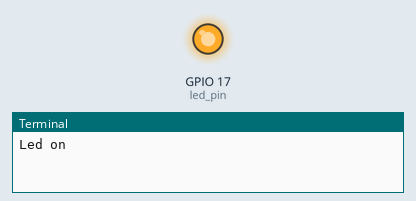
This program was run on a simulated Raspberry Pi (BCM pin numbers). On the bench: output pins drawn as LEDs (lit = HIGH), the last lines printed to the terminal. At 2.0 s the program stops and its outputs stay as they are.

Above: at 0.1 s.
At 2.1 s:
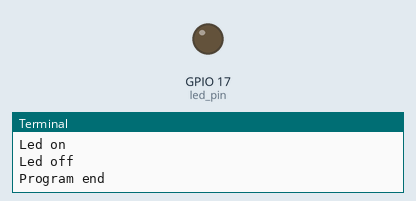
Timing chart, 0 to 3.5 s (numbered marks = the images above):
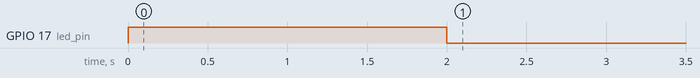

The program:

001_1_gpio_output2.py
```python
'''
gpio17에 led 연결
프로그램 시작하면 led on
2초 뒤 프로그램 종료
'''
import RPi.GPIO as GPIO
import time

led_pin = 17

GPIO.setmode(GPIO.BCM)

GPIO.setup(led_pin, GPIO.OUT)

GPIO.output(led_pin, True)
print('Led on')

time.sleep(2.0)

GPIO.output(led_pin, False)
print('Led off')

GPIO.cleanup()
print('Program end')
```

Measured:
- by itself, GPIO 17 (led_pin): LOW → HIGH at 0.00 s, → LOW 2.0 s later
